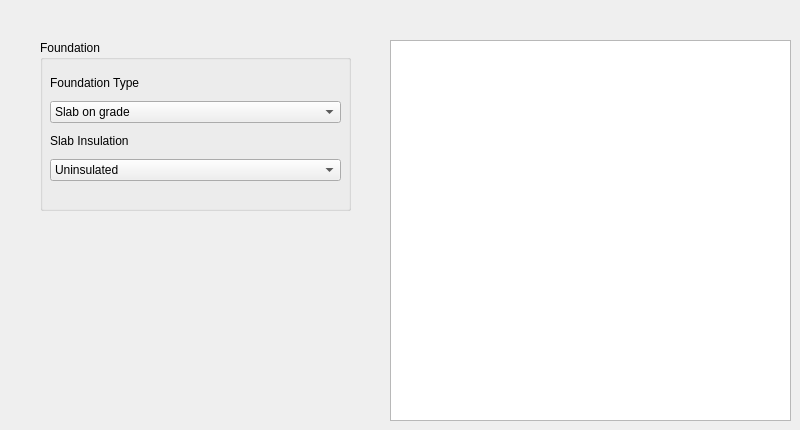
      <widget class="QWidget" name="tab_10">
       <attribute name="title">
        <string>Foundation</string>
       </attribute>
       <widget class="QGroupBox" name="groupBox_9">
        <property name="geometry">
         <rect>
          <x>40</x>
          <y>40</y>
          <width>311</width>
          <height>171</height>
         </rect>
        </property>
        <property name="title">
         <string>Foundation</string>
        </property>
        <widget class="QWidget" name="layoutWidget_5">
         <property name="geometry">
          <rect>
           <x>10</x>
           <y>30</y>
           <width>291</width>
           <height>111</height>
          </rect>
         </property>
         <layout class="QVBoxLayout" name="verticalLayout_17">
          <item>
           <widget class="QLabel" name="label_17">
            <property name="text">
             <string>Foundation Type</string>
            </property>
           </widget>
          </item>
          <item>
           <widget class="QComboBox" name="Foundation">
            <item>
             <property name="text">
              <string>Slab on grade</string>
             </property>
            </item>
            <item>
             <property name="text">
              <string>Crawlspace</string>
             </property>
            </item>
            <item>
             <property name="text">
              <string>Basement</string>
             </property>
            </item>
           </widget>
          </item>
          <item>
           <widget class="QLabel" name="label_18">
            <property name="text">
             <string>Slab Insulation</string>
            </property>
           </widget>
          </item>
          <item>
           <widget class="QComboBox" name="SlabInsulation">
            <item>
             <property name="text">
              <string>Uninsulated</string>
             </property>
            </item>
           </widget>
          </item>
         </layout>
        </widget>
       </widget>
       <widget class="QGraphicsView" name="ShowFoundation">
        <property name="geometry">
         <rect>
          <x>390</x>
          <y>40</y>
          <width>401</width>
          <height>381</height>
         </rect>
        </property>
       </widget>
      </widget>
